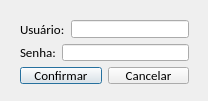
<?xml version="1.0" encoding="UTF-8"?>
<ui version="4.0">
 <class>tela_login</class>
 <widget class="QDialog" name="tela_login">
  <property name="geometry">
   <rect>
    <x>0</x>
    <y>0</y>
    <width>208</width>
    <height>101</height>
   </rect>
  </property>
  <property name="windowTitle">
   <string>Login</string>
  </property>
  <property name="windowIcon">
   <iconset resource="imagens.qrc">
    <normaloff>:/img/logo_sex.png</normaloff>:/img/logo_sex.png</iconset>
  </property>
  <property name="windowOpacity">
   <double>1.000000000000000</double>
  </property>
  <property name="modal">
   <bool>true</bool>
  </property>
  <widget class="QWidget" name="">
   <property name="geometry">
    <rect>
     <x>9</x>
     <y>9</y>
     <width>191</width>
     <height>86</height>
    </rect>
   </property>
   <layout class="QVBoxLayout" name="verticalLayout">
    <item>
     <layout class="QHBoxLayout" name="horizontalLayout">
      <item>
       <widget class="QLabel" name="lb_usuario">
        <property name="font">
         <font>
          <family>Calibri</family>
          <pointsize>10</pointsize>
         </font>
        </property>
        <property name="text">
         <string>Usuário:</string>
        </property>
       </widget>
      </item>
      <item>
       <widget class="QLineEdit" name="le_login">
        <property name="font">
         <font>
          <family>Calibri</family>
          <pointsize>10</pointsize>
         </font>
        </property>
        <property name="maxLength">
         <number>30</number>
        </property>
       </widget>
      </item>
     </layout>
    </item>
    <item>
     <layout class="QHBoxLayout" name="horizontalLayout_2">
      <item>
       <widget class="QLabel" name="lb_Senha">
        <property name="font">
         <font>
          <family>Calibri</family>
          <pointsize>10</pointsize>
         </font>
        </property>
        <property name="text">
         <string>Senha:</string>
        </property>
       </widget>
      </item>
      <item>
       <widget class="QLineEdit" name="le_senha">
        <property name="font">
         <font>
          <family>Calibri</family>
          <pointsize>10</pointsize>
         </font>
        </property>
        <property name="maxLength">
         <number>30</number>
        </property>
        <property name="echoMode">
         <enum>QLineEdit::Password</enum>
        </property>
       </widget>
      </item>
     </layout>
    </item>
    <item>
     <layout class="QHBoxLayout" name="horizontalLayout_3">
      <item>
       <widget class="QPushButton" name="btn_confrimar">
        <property name="maximumSize">
         <size>
          <width>16777215</width>
          <height>24</height>
         </size>
        </property>
        <property name="font">
         <font>
          <family>Calibri</family>
          <pointsize>10</pointsize>
         </font>
        </property>
        <property name="text">
         <string>Confirmar</string>
        </property>
        <property name="icon">
         <iconset resource="imagens.qrc">
          <normaloff>:/img/1345902916_camera_test.png</normaloff>:/img/1345902916_camera_test.png</iconset>
        </property>
        <property name="iconSize">
         <size>
          <width>20</width>
          <height>20</height>
         </size>
        </property>
       </widget>
      </item>
      <item>
       <widget class="QPushButton" name="btn_cancelar">
        <property name="maximumSize">
         <size>
          <width>16777215</width>
          <height>24</height>
         </size>
        </property>
        <property name="font">
         <font>
          <family>Calibri</family>
          <pointsize>10</pointsize>
         </font>
        </property>
        <property name="text">
         <string>Cancelar</string>
        </property>
        <property name="icon">
         <iconset resource="imagens.qrc">
          <normaloff>:/img/1345902747_button_cancel.png</normaloff>:/img/1345902747_button_cancel.png</iconset>
        </property>
        <property name="iconSize">
         <size>
          <width>18</width>
          <height>18</height>
         </size>
        </property>
       </widget>
      </item>
     </layout>
    </item>
   </layout>
  </widget>
 </widget>
 <layoutdefault spacing="6" margin="11"/>
 <resources>
  <include location="imagens.qrc"/>
 </resources>
 <connections/>
</ui>
